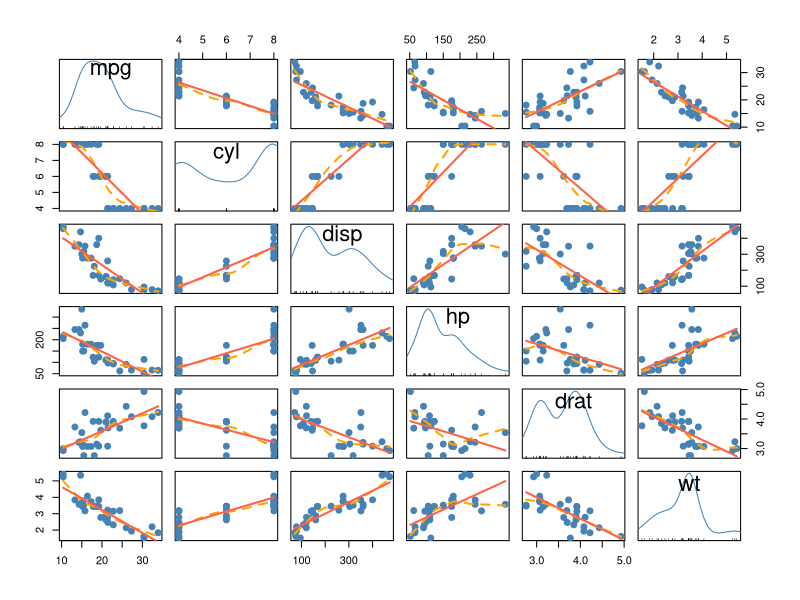
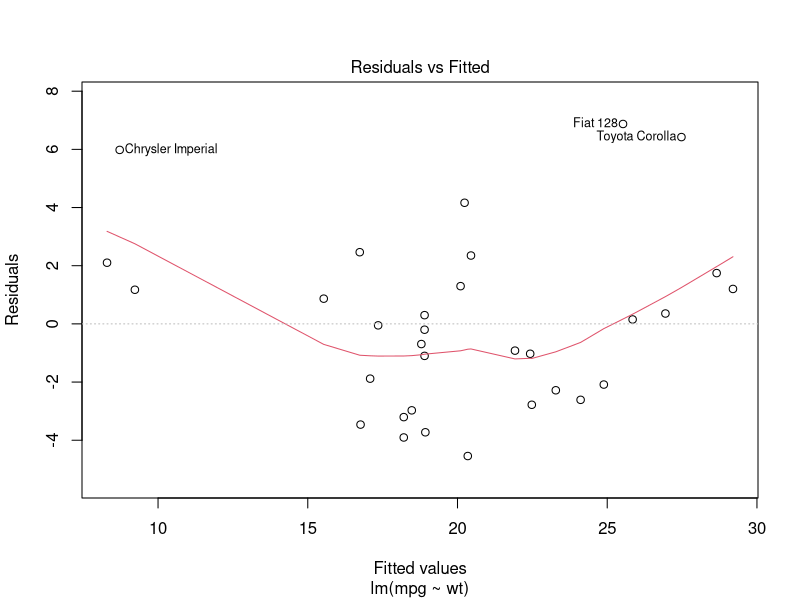
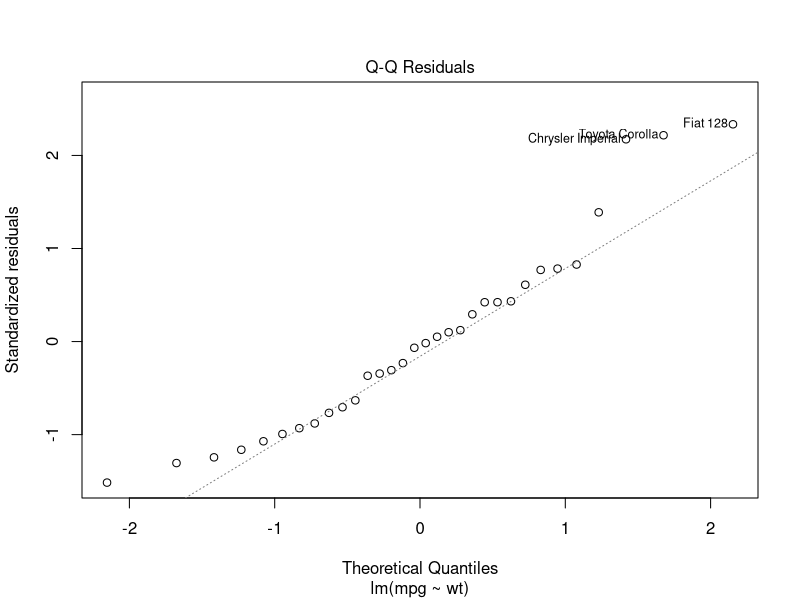
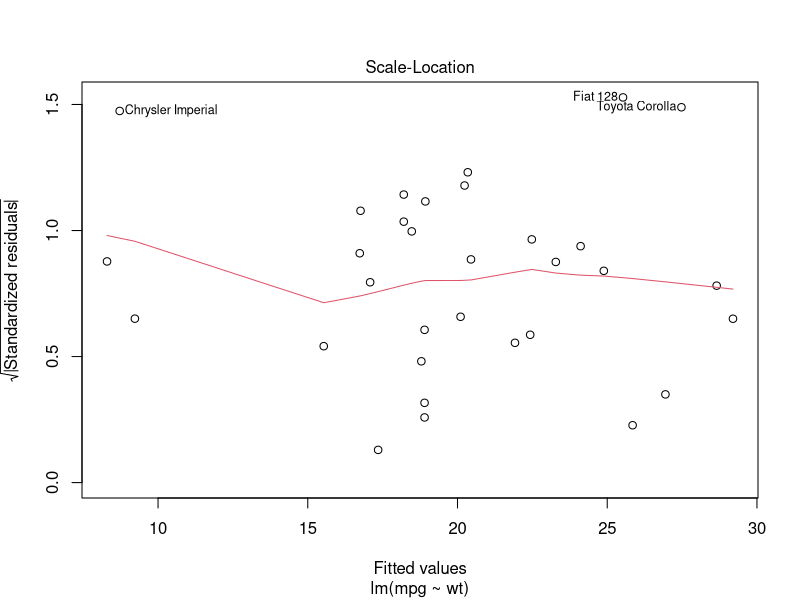
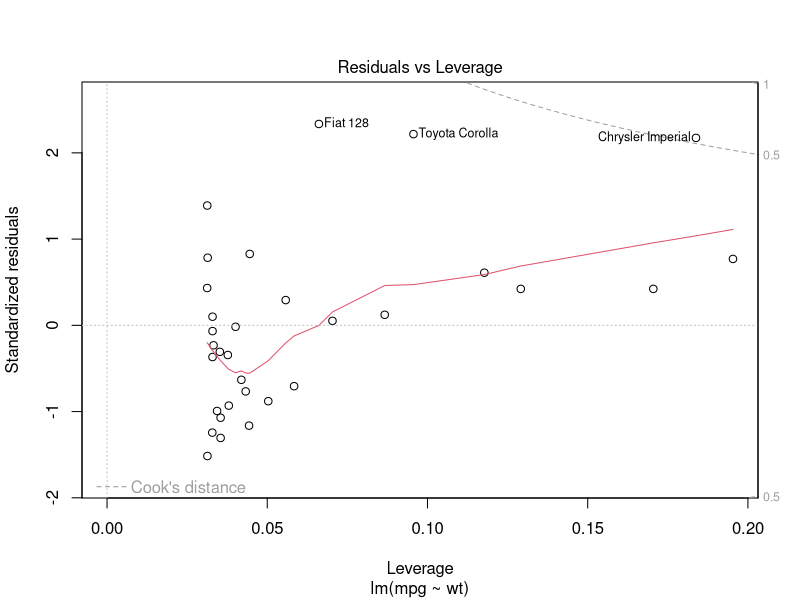

The R script that drew these images, in order:
# Unit 26. Linear Regression 3. 

?mtcars

str(mtcars)

df <- subset(mtcars, select = 1:6)
str(df)

cor(df)

library(car)
scatterplotMatrix(df, pch = 19, col = "steelblue", cex = 1.2,
                  regLine = list(method = lm, lwd = 2, col = "tomato"),
                  smooth = list(smoother = loessLine, spread = FALSE, 
                                lwd.smooth = 2, col.smooth = "orange"))

model <- lm(mpg ~ cyl + disp + hp + drat + wt, data = df)
summary(model)

model <- lm(mpg ~ hp + wt, data = df)
summary(model)

model <- lm(mpg ~ wt, data = df)
summary(model)

plot(model)

mtcars.lm1 <- lm(mpg ~ hp + wt, data = mtcars)
mtcars.lm2 <- lm(mpg ~ hp + wt + disp + drat, data=mtcars)
anova(mtcars.lm1, mtcars.lm2)

AIC(mtcars.lm1, mtcars.lm2)

mtcars.lm <- lm(mpg ~ hp + wt + disp + drat, data=mtcars)
step(mtcars.lm, direction="backward")

str(InsectSprays)
levels(InsectSprays$spray)
tapply(InsectSprays$count, InsectSprays$spray, mean)

sprays.lm <- lm(count ~ spray, data=InsectSprays)
summary(sprays.lm)

contrasts(InsectSprays$spray)

sprays.aov <- aov(count ~ spray, data=InsectSprays)
summary(sprays.aov)
TukeyHSD(sprays.aov)

respray <- relevel(InsectSprays$spray, ref=6)
sprays.lm <- lm(count ~ respray, data=InsectSprays)
summary(sprays.lm)

contrasts(relevel(InsectSprays$spray, ref=6))
